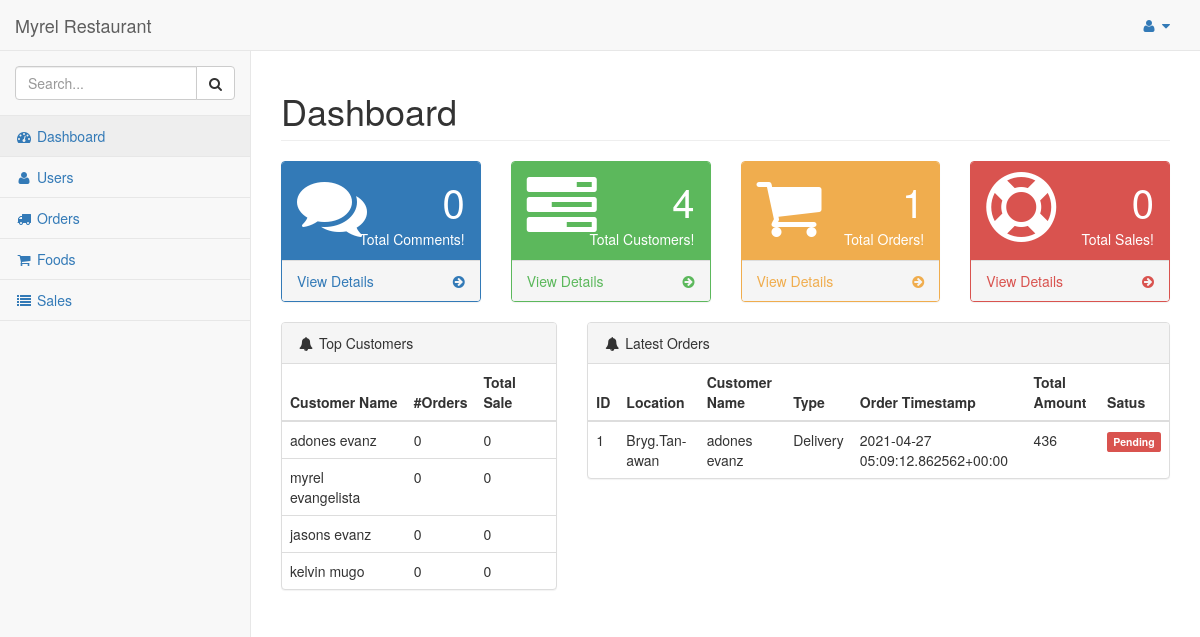
Page /dashboard/admin/ (signed in) on the committed database.
### hotel/models.py (models this page shows, shortened)
class Customer(models.Model):
    pending = 'Pending'
    verified = 'Verified'
    STATUS = (
        (pending,pending),
        (verified,verified),
    )
    customer = models.ForeignKey(User, on_delete=models.CASCADE)
    address = models.TextField()
    contact = models.CharField(max_length = 10)
    orders = models.IntegerField(default=0)
    total_sale = models.IntegerField(default=0)

class Order(models.Model):
    pending = 'Pending'
    completed = 'Completed'
    STATUS = (
        (pending,pending),
        (completed,completed),
    )
    cod = 'Cash On Delivery'
    card = 'Card Payment'
    upi = 'UPI Payment'
    PAYMENT = (
        (cod,cod),
        (card,card),
        (upi,upi),
    )
    pickup = 'PickUp'
    delivery = 'Delivery'
    TYPE = (
        (pickup, pickup),
        (delivery, delivery),
    )
    customer = models.ForeignKey(Customer,on_delete=models.CASCADE)
    order_timestamp = models.CharField(max_length=100, blank=True)
    delivery_timestamp = models.CharField(max_length=100, blank=True)
    payment_status = models.CharField(max_length = 100, choices = STATUS)
    delivery_status = models.CharField(max_length = 100, choices = STATUS)
    if_cancelled = models.BooleanField(default = False)
    total_amount = models.IntegerField()
    payment_method = models.CharField(max_length = 100, choices = PAYMENT)
    location = models.CharField(max_length=200, blank=True, null=True)
    delivery_boy = models.ForeignKey(Staff,on_delete=models.CASCADE, null=True, blank=True)

### hotel/views.py (the view)
# urls.py: url(r'^dashboard/admin/$', views.dashboard_admin, name='dashboard_admin'),
@login_required
@staff_member_required
def dashboard_admin(request):
    comments = Comment.objects.count()
    orders = Order.objects.count()
    customers = Customer.objects.count()
    completed_orders = Order.objects.filter(payment_status="Completed")
    top_customers = Customer.objects.filter().order_by('-total_sale')
    latest_orders = Order.objects.filter().order_by('-order_timestamp')
    datas = Data.objects.filter().order_by('date')
    sales = 0
    for order in completed_orders:
        sales += order.total_amount
    context = {
        'comments':comments,
        'orders':orders,
        'customers':customers,
        'sales':sales,
        'top_customers': top_customers,
        'latest_orders':latest_orders,
        'datas':datas,
    }
    return render(request, 'admin_temp/index.html', context)

### hotel/templates/admin_temp/index.html (shortened to what this page needs)
{% load static %}
{% include "includes/base.html" %}
{% include "includes/navbarheader.html" %}
{% include "includes/navtop.html" %}
{% include "includes/sidemenu.html" %}
</nav>
<div id="page-wrapper">
    <div class="row">
        <div class="col-lg-12">
            <h1 class="page-header">Dashboard</h1>
        </div>
    </div>
    <div class="row">
        <div class="col-lg-3 col-md-6">
            <div class="panel panel-primary">
                <div class="panel-heading">
                    <div class="row">
                        <div class="col-xs-3">
                            <i class="fa fa-comments fa-5x"></i>
                        </div>
                        <div class="col-xs-9 text-right">
                            <div class="huge">{{comments}}</div>
                            <div>Total Comments!</div>
                        </div>
                    </div>
                </div>
                <a href="#">
                    <div class="panel-footer">
                        <span class="pull-left">View Details</span>
                        <span class="pull-right">
                            <i class="fa fa-arrow-circle-right"></i>
                        </span>
                        <div class="clearfix"></div>
                    </div>
                </a>
            </div>
        </div>
        <div class="col-lg-3 col-md-6">
            <div class="panel panel-green">
                <div class="panel-heading">
                    <div class="row">
                        <div class="col-xs-3">
                            <i class="fa fa-tasks fa-5x"></i>
                        </div>
                        <div class="col-xs-9 text-right">
                            <div class="huge">{{customers}}</div>
                            <div>Total Customers!</div>
                        </div>
                    </div>
                </div>
                <a href="{% url 'hotel:users_admin' %}">
                    <div class="panel-footer">
                        <span class="pull-left">View Details</span>
                        <span class="pull-right">
                            <i class="fa fa-arrow-circle-right"></i>
                        </span>
                        <div class="clearfix"></div>
                    </div>
                </a>
            </div>
        </div>
        <div class="col-lg-3 col-md-6">
            <div class="panel panel-yellow">
                <div class="panel-heading">
                    <div class="row">
                        <div class="col-xs-3">
                            <i class="fa fa-shopping-cart fa-5x"></i>
                        </div>
                        <div class="col-xs-9 text-right">
                            <div class="huge">{{orders}}</div>
                            <div>Total Orders!</div>
                        </div>
                    </div>
                </div>
                <a href="{% url 'hotel:orders_admin' %}">
                    <div class="panel-footer">
                        <span class="pull-left">View Details</span>
                        <span class="pull-right">
                            <i class="fa fa-arrow-circle-right"></i>
                        </span>
                        <div class="clearfix"></div>
                    </div>
                </a>
            </div>
        </div>
        <div class="col-lg-3 col-md-6">
            <div class="panel panel-red">
                <div class="panel-heading">
                    <div class="row">
                        <div class="col-xs-3">
                            <i class="fa fa-support fa-5x"></i>
                        </div>
                        <div class="col-xs-9 text-right">
                            <div class="huge">{{sales}}</div>
                            <div>Total Sales!</div>
                        </div>
                    </div>
                </div>
                <a href="{% url 'hotel:sales_admin' %}">
                    <div class="panel-footer">
                        <span class="pull-left">View Details</span>
                        <span class="pull-right">
                            <i class="fa fa-arrow-circle-right"></i>
                        </span>
                        <div class="clearfix"></div>
                    </div>
                </a>
            </div>
        </div>
    </div>
            <div class="row">
                <div class="col-lg-4">
                    <div class="panel panel-default">
                        <div class="panel-heading">
                            <i class="fa fa-bell fa-fw"></i> Top Customers
                        </div>
                        <table class="table">
                          <thead>
                            <tr>
                              <th scope="col">Customer Name</th>
                              <th scope="col">#Orders</th>
                              <th scope="col">Total Sale</th>
                            </tr>
                          </thead>
                          <tbody>
                            {% for customer in top_customers %}
                            <tr>
                              <td>{{customer.customer.first_name}} {{customer.customer.last_name}}</td>
                              <td>{{customer.orders}}</td>
                              <td>{{customer.total_sale}}</td>
                            </tr>
                            {% endfor %}
                          </tbody>
                        </table>
                    </div>
                </div>
                <div class="col-lg-8">
                    <div class="panel panel-default">
                        <div class="panel-heading">
                            <i class="fa fa-bell fa-fw"></i> Latest Orders
                        </div>
                        <table class="table">
                          <thead>
                            <tr>
                              <th scope="col">ID</th>
                              <th scope="col">Location</th>
                              <th scope="col">Customer Name</th>
                              <th scope="col">Type</th>
                              <th scope="col">Order Timestamp</th>
                              <th scope="col">Total Amount</th>
                              <th scope="col">Satus</th>
                            </tr>
                          </thead>
                          <tbody>
                            {% for order in latest_orders %}
                            <tr>
                              <td>{{order.id}}</td>
                              <td>{{order.location}}</td>
                              <td>{{order.customer.customer.first_name}} {{order.customer.customer.last_name}}</td>
                              <td>Delivery</td>
                              <td>{{order.order_timestamp}}</td>
                              <td>{{order.total_amount}}</td>
                              <td>
                                  {% if order.delivery_status == "Completed" %}
                                    <span class="label label-success">Delivered</span>
                                  {% elif order.delivery_status == "Processing" %}
                                    <span class="label label-warning">Processing</span>
                                  {% else %}
                                    <span class="label label-danger">Pending</span>
                                  {% endif %}
                              </td>
                            </tr>
                            {% endfor %}
                          </tbody>
                        </table>
                    </div>
                </div>
            </div>
            <div id="chart_div" style="width: 100%; height: 500px;"></div>
        </div>
    </div>
{% include "includes/scripts.html" %}

### rows in the picture
Customer: customer.first_name "adones", customer.last_name "evanz", orders "0", total_sale "0"
Customer: customer.first_name "myrel", customer.last_name "evangelista", orders "0", total_sale "0"
Customer: customer.first_name "jasons", customer.last_name "evanz", orders "0", total_sale "0"
Customer: customer.first_name "kelvin", customer.last_name "mugo", orders "0", total_sale "0"
Order: id "1", location "Bryg.Tan-awan", customer.customer.first_name "adones", customer.customer.last_name "evanz", order_timestamp "2021-04-27 05:09:12.862562+00:00", total_amount "436", delivery_status "Pending"

### other values in the picture
{{ comments }} "0"
{{ customers }} "4"
{{ orders }} "1"
{{ sales }} "0"
